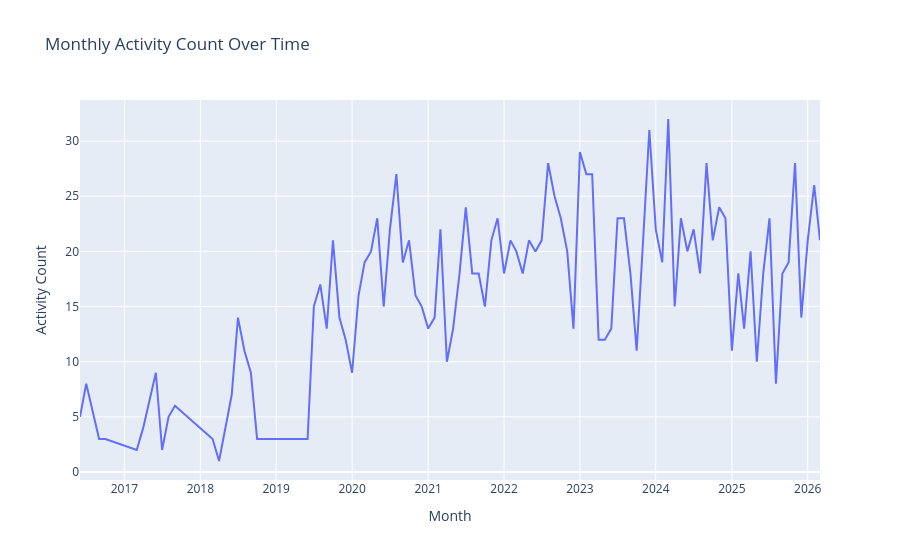

The notebook cell this image was saved under:
### Markdown cell above
## 4. Volume Trends Over Time

### Code cell
# Add time features
df['year'] = df['start_date'].dt.year
df['month'] = df['start_date'].dt.month
df['week'] = df['start_date'].dt.isocalendar().week
df['day_of_week'] = df['start_date'].dt.day_name()
df['date_only'] = df['start_date'].dt.date

# Monthly activity count
df['year_month'] = df['start_date'].dt.to_period('M')
monthly_activity = df.groupby('year_month').size()

fig = px.line(x=monthly_activity.index.astype(str), y=monthly_activity.values,
              labels={'x': 'Month', 'y': 'Activity Count'},
              title='Monthly Activity Count Over Time')
fig.show()

print(f"\nMonthly activity stats:")
print(f"Mean: {monthly_activity.mean():.1f}")
print(f"Median: {monthly_activity.median():.1f}")
print(f"Max: {monthly_activity.max()}")
print(f"Min: {monthly_activity.min()}")

### Figure 1 — Plotly figure (JSON) as saved in the notebook; plotly's stock layout.template omitted (floating-point values rounded to 4 significant figures)
{"data": [{"hovertemplate": "Month=%{x}<br>Activity Count=%{y}<extra></extra>", "legendgroup": "", "line": {"color": "#636efa", "dash": "solid"}, "marker": {"symbol": "circle"}, "mode": "lines", "name": "", "orientation": "v", "showlegend": false, "type": "scatter", "x": ["2016-06", "2016-07", "2016-09", "2016-10", "2017-03", "2017-04", "2017-06", "2017-07", "2017-08", "2017-09", "2018-03", "2018-04", "2018-06", "2018-07", "2018-08", "2018-09", "2018-10", "2019-06", "2019-07", "2019-08", "2019-09", "2019-10", "2019-11", "2019-12", "2020-01", "2020-02", "2020-03", "2020-04", "2020-05", "2020-06", "2020-07", "2020-08", "2020-09", "2020-10", "2020-11", "2020-12", "2021-01", "2021-02", "2021-03", "2021-04", "2021-05", "2021-06", "2021-07", "2021-08", "2021-09", "2021-10", "2021-11", "2021-12", "2022-01", "2022-02", "2022-03", "2022-04", "2022-05", "2022-06", "2022-07", "2022-08", "2022-09", "2022-10", "2022-11", "2022-12", "2023-01", "2023-02", "2023-03", "2023-04", "2023-05", "2023-06", "2023-07", "2023-08", "2023-09", "2023-10", "2023-11", "2023-12", "2024-01", "2024-02", "2024-03", "2024-04", "2024-05", "2024-06", "2024-07", "2024-08", "2024-09", "2024-10", "2024-11", "2024-12", "2025-01", "2025-02", "2025-03", "2025-04", "2025-05", "2025-06", "2025-07", "2025-08", "2025-09", "2025-10", "2025-11", "2025-12", "2026-01", "2026-02", "2026-03"], "xaxis": "x", "y": [5, 8, 3, 3, 2, 4, 9, 2, 5, 6, 3, 1, 7, 14, 11, 9, 3, 3, 15, 17, 13, 21, 14, 12, 9, 16, 19, 20, 23, 15, 22, 27, 19, 21, 16, 15, 13, 14, 22, 10, 13, 18, 24, 18, 18, 15, 21, 23, 18, 21, 20, 18, 21, 20, 21, 28, 25, 23, 20, 13, 29, 27, 27, 12, 12, 13, 23, 23, 18, 11, 21, 31, 22, 19, 32, 15, 23, 20, 22, 18, 28, 21, 24, 23, 11, 18, 13, 20, 10, 18, 23, 8, 18, 19, 28, 14, 21, 26, 21], "yaxis": "y"}], "layout": {"legend": {"tracegroupgap": 0}, "title": {"text": "Monthly Activity Count Over Time"}, "xaxis": {"anchor": "y", "domain": [0, 1], "title": {"text": "Month"}}, "yaxis": {"anchor": "x", "domain": [0, 1], "title": {"text": "Activity Count"}}}}
